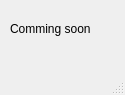
<?xml version="1.0" encoding="UTF-8"?>
<ui version="4.0">
 <class>HelpWindow</class>
 <widget class="QMainWindow" name="HelpWindow">
  <property name="geometry">
   <rect>
    <x>0</x>
    <y>0</y>
    <width>125</width>
    <height>95</height>
   </rect>
  </property>
  <property name="windowTitle">
   <string>MainWindow</string>
  </property>
  <widget class="QWidget" name="centralwidget">
   <widget class="QLabel" name="label">
    <property name="geometry">
     <rect>
      <x>10</x>
      <y>20</y>
      <width>101</width>
      <height>17</height>
     </rect>
    </property>
    <property name="text">
     <string>Comming soon</string>
    </property>
   </widget>
  </widget>
  <widget class="QStatusBar" name="statusbar"/>
 </widget>
 <resources/>
 <connections/>
</ui>
